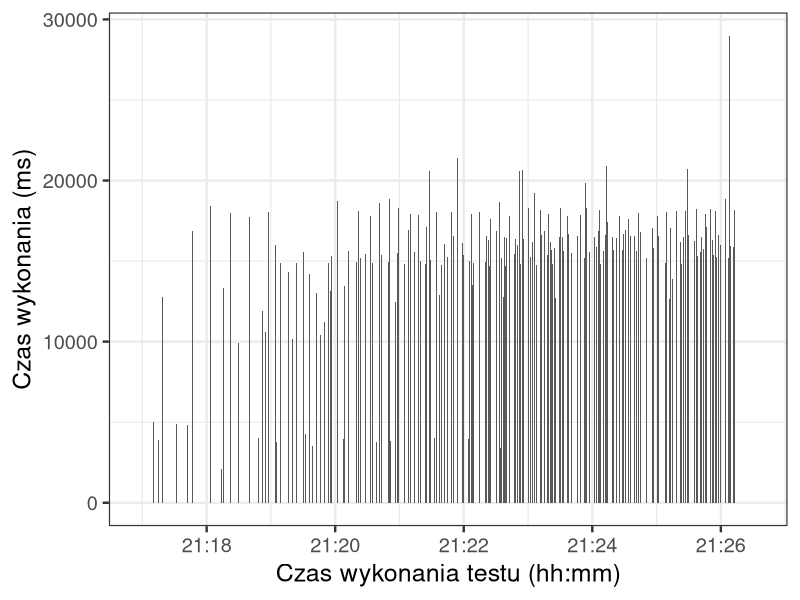

Write the R code that produced this figure.
library("ggplot2")
library("scales")

png(filename="azure-eventhub-duration.png", width=800, height=600)

dat = read.csv("duration.csv")
dat$time = as.POSIXct(dat$time, format = "%Y-%m-%dT%H:%M:%OSZ")

ggplot(dat, aes(time, duration)) +
geom_bar(stat="identity") +
theme(plot.margin = unit(c(1,1,1,1), "cm")) + theme_bw(base_size=18) +
labs(x = "Czas wykonania testu (hh:mm)", y = "Czas wykonania (ms)")
